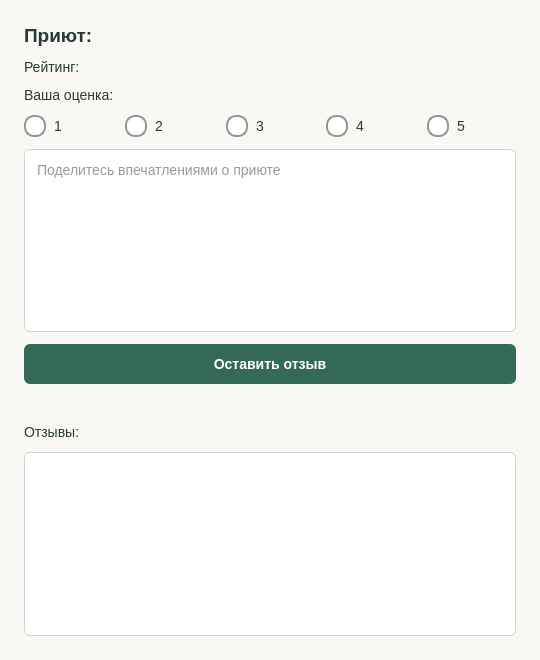
<?xml version="1.0" encoding="UTF-8"?>
<ui version="4.0"><class>ReviewWindow</class><widget class="QWidget" name="ReviewWindow">
<property name="geometry"><rect><x>0</x><y>0</y><width>540</width><height>660</height></rect></property>
<property name="minimumSize"><size><width>380</width><height>400</height></size></property>
<property name="windowTitle"><string>Муртека: отзыв о приюте</string></property><property name="styleSheet"><string>QWidget { background-color: #faf8f5; color: #293936; font-family: "DejaVu Sans"; font-size: 14px; }
QLineEdit, QPlainTextEdit, QListWidget { background-color: white; border: 1px solid #c9d6cf; border-radius: 6px; padding: 8px; }
QPushButton { background-color: #346859; color: white; border: none; border-radius: 6px; padding: 12px; font-weight: bold; }
QPushButton:hover { background-color: #285346; } QPushButton:disabled { background-color: #8b9f96; }
QLabel#petLabel, QLabel#shelterLabel { font-size: 19px; font-weight: bold; }
QLabel#errorLabel { color: red; }
QRadioButton { spacing: 8px; }
QRadioButton::indicator { width: 18px; height: 18px; border-radius: 10px; }
QRadioButton::indicator:unchecked { background-color: white; border: 2px solid #879c93; }
QRadioButton::indicator:unchecked:hover { border: 2px solid #346859; }
QRadioButton::indicator:checked { background-color: #26965a; border: 2px solid #1b7042; }
QRadioButton::indicator:checked:hover { background-color: #21834f; }</string></property>
<layout class="QVBoxLayout" name="verticalLayout">
<property name="spacing"><number>12</number></property><property name="leftMargin"><number>24</number></property><property name="rightMargin"><number>24</number></property><property name="topMargin"><number>24</number></property><property name="bottomMargin"><number>24</number></property>
<item><widget class="QLabel" name="shelterLabel"><property name="text"><string>Приют:</string></property><property name="wordWrap"><bool>true</bool></property></widget></item><item><widget class="QLabel" name="avgLabel"><property name="text"><string>Рейтинг:</string></property><property name="wordWrap"><bool>true</bool></property></widget></item><item><widget class="QLabel" name="ratingLabel"><property name="text"><string>Ваша оценка:</string></property><property name="wordWrap"><bool>true</bool></property></widget></item><item><layout class="QHBoxLayout" name="ratingLayout"><item><widget class="QRadioButton" name="r1"><property name="text"><string>1</string></property><attribute name="buttonGroup"><string notr="true">ratingGroup</string></attribute></widget></item><item><widget class="QRadioButton" name="r2"><property name="text"><string>2</string></property><attribute name="buttonGroup"><string notr="true">ratingGroup</string></attribute></widget></item><item><widget class="QRadioButton" name="r3"><property name="text"><string>3</string></property><attribute name="buttonGroup"><string notr="true">ratingGroup</string></attribute></widget></item><item><widget class="QRadioButton" name="r4"><property name="text"><string>4</string></property><attribute name="buttonGroup"><string notr="true">ratingGroup</string></attribute></widget></item><item><widget class="QRadioButton" name="r5"><property name="text"><string>5</string></property><attribute name="buttonGroup"><string notr="true">ratingGroup</string></attribute></widget></item></layout></item><item><widget class="QPlainTextEdit" name="textEdit"><property name="placeholderText"><string>Поделитесь впечатлениями о приюте</string></property></widget></item><item><widget class="QPushButton" name="sendBtn"><property name="text"><string>Оставить отзыв</string></property></widget></item><item><widget class="QLabel" name="errorLabel"><property name="text"><string></string></property><property name="wordWrap"><bool>true</bool></property></widget></item><item><widget class="QLabel" name="reviewsLabel"><property name="text"><string>Отзывы:</string></property><property name="wordWrap"><bool>true</bool></property></widget></item><item><widget class="QListWidget" name="reviewsList"><property name="wordWrap"><bool>true</bool></property></widget></item></layout></widget><resources/><connections/><buttongroups><buttongroup name="ratingGroup"/></buttongroups></ui>
